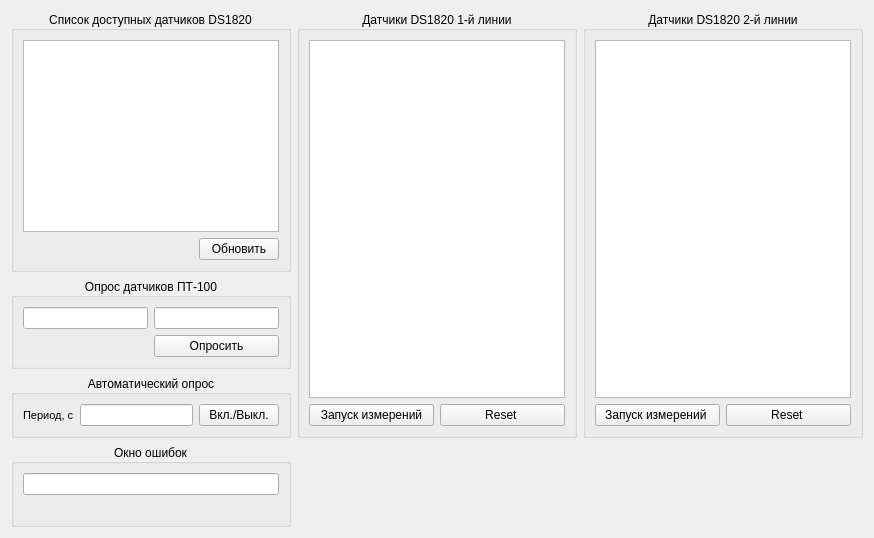
      <widget class="QWidget" name="tab_2">
       <attribute name="title">
        <string>ОТД</string>
       </attribute>
       <layout class="QGridLayout" name="gridLayout_13">
        <item row="0" column="0">
         <widget class="QGroupBox" name="groupBox_6">
          <property name="title">
           <string>Список доступных датчиков DS1820</string>
          </property>
          <property name="alignment">
           <set>Qt::AlignCenter</set>
          </property>
          <layout class="QGridLayout" name="gridLayout_20">
           <item row="1" column="1">
            <widget class="QPushButton" name="OTD_nd">
             <property name="text">
              <string>Обновить</string>
             </property>
            </widget>
           </item>
           <item row="1" column="0">
            <spacer name="horizontalSpacer_2">
             <property name="orientation">
              <enum>Qt::Horizontal</enum>
             </property>
             <property name="sizeHint" stdset="0">
              <size>
               <width>40</width>
               <height>20</height>
              </size>
             </property>
            </spacer>
           </item>
           <item row="0" column="0" colspan="2">
            <widget class="QTextEdit" name="OTDtd"/>
           </item>
          </layout>
         </widget>
        </item>
        <item row="1" column="0">
         <widget class="QGroupBox" name="groupBox_4">
          <property name="title">
           <string>Опрос датчиков ПТ-100</string>
          </property>
          <property name="alignment">
           <set>Qt::AlignCenter</set>
          </property>
          <layout class="QGridLayout" name="gridLayout_4">
           <item row="0" column="0">
            <widget class="QLineEdit" name="OTDPT1"/>
           </item>
           <item row="0" column="1">
            <widget class="QLineEdit" name="OTDPT2"/>
           </item>
           <item row="1" column="1">
            <widget class="QPushButton" name="OTDPT">
             <property name="text">
              <string>Опросить</string>
             </property>
            </widget>
           </item>
           <item row="1" column="0">
            <spacer name="horizontalSpacer_3">
             <property name="orientation">
              <enum>Qt::Horizontal</enum>
             </property>
             <property name="sizeHint" stdset="0">
              <size>
               <width>40</width>
               <height>20</height>
              </size>
             </property>
            </spacer>
           </item>
          </layout>
         </widget>
        </item>
        <item row="2" column="0">
         <widget class="QGroupBox" name="groupBox_2">
          <property name="title">
           <string>Автоматический опрос</string>
          </property>
          <property name="alignment">
           <set>Qt::AlignCenter</set>
          </property>
          <layout class="QGridLayout" name="gridLayout_21">
           <item row="0" column="2">
            <widget class="QPushButton" name="OTD_avt_2">
             <property name="text">
              <string>Вкл./Выкл.</string>
             </property>
            </widget>
           </item>
           <item row="0" column="0">
            <widget class="QLabel" name="label_63">
             <property name="font">
              <font>
               <pointsize>8</pointsize>
               <weight>50</weight>
               <bold>false</bold>
              </font>
             </property>
             <property name="text">
              <string>Период, с</string>
             </property>
            </widget>
           </item>
           <item row="0" column="1">
            <widget class="QLineEdit" name="lineEdit_period_OTD"/>
           </item>
          </layout>
         </widget>
        </item>
        <item row="3" column="0">
         <widget class="QGroupBox" name="groupBox_15">
          <property name="title">
           <string>Окно ошибок</string>
          </property>
          <property name="alignment">
           <set>Qt::AlignCenter</set>
          </property>
          <layout class="QGridLayout" name="gridLayout_14">
           <item row="0" column="0">
            <widget class="QLineEdit" name="OTDerror">
             <property name="sizePolicy">
              <sizepolicy hsizetype="Expanding" vsizetype="Expanding">
               <horstretch>0</horstretch>
               <verstretch>0</verstretch>
              </sizepolicy>
             </property>
            </widget>
           </item>
           <item row="1" column="0">
            <spacer name="horizontalSpacer">
             <property name="orientation">
              <enum>Qt::Horizontal</enum>
             </property>
             <property name="sizeHint" stdset="0">
              <size>
               <width>40</width>
               <height>20</height>
              </size>
             </property>
            </spacer>
           </item>
          </layout>
         </widget>
        </item>
        <item row="0" column="1" rowspan="3">
         <widget class="QGroupBox" name="groupBox_14">
          <property name="title">
           <string>Датчики DS1820 1-й линии</string>
          </property>
          <property name="alignment">
           <set>Qt::AlignCenter</set>
          </property>
          <layout class="QGridLayout" name="gridLayout_15">
           <item row="0" column="0" colspan="2">
            <widget class="QTextEdit" name="OTDtm1"/>
           </item>
           <item row="1" column="0">
            <widget class="QPushButton" name="OTD_meas_1">
             <property name="text">
              <string>Запуск измерений</string>
             </property>
            </widget>
           </item>
           <item row="1" column="1">
            <widget class="QPushButton" name="OTD_reset_1">
             <property name="text">
              <string>Reset </string>
             </property>
            </widget>
           </item>
          </layout>
         </widget>
        </item>
        <item row="0" column="2" rowspan="3">
         <widget class="QGroupBox" name="groupBox_9">
          <property name="title">
           <string>Датчики DS1820 2-й линии</string>
          </property>
          <property name="alignment">
           <set>Qt::AlignCenter</set>
          </property>
          <layout class="QGridLayout" name="gridLayout_16">
           <item row="0" column="0" colspan="2">
            <widget class="QTextEdit" name="OTDtm2"/>
           </item>
           <item row="1" column="0">
            <widget class="QPushButton" name="OTD_meas_2">
             <property name="text">
              <string>Запуск измерений </string>
             </property>
            </widget>
           </item>
           <item row="1" column="1">
            <widget class="QPushButton" name="OTD_reset_2">
             <property name="text">
              <string>Reset </string>
             </property>
            </widget>
           </item>
          </layout>
         </widget>
        </item>
       </layout>
      </widget>
